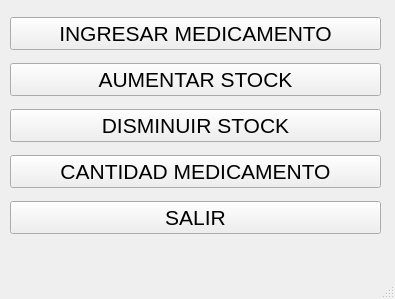
<?xml version="1.0" encoding="UTF-8"?>
<ui version="4.0">
 <class>MainWindow</class>
 <widget class="QMainWindow" name="MainWindow">
  <property name="geometry">
   <rect>
    <x>0</x>
    <y>0</y>
    <width>395</width>
    <height>299</height>
   </rect>
  </property>
  <property name="windowTitle">
   <string>MainWindow</string>
  </property>
  <widget class="QWidget" name="centralwidget">
   <widget class="QWidget" name="verticalLayoutWidget">
    <property name="geometry">
     <rect>
      <x>10</x>
      <y>10</y>
      <width>371</width>
      <height>231</height>
     </rect>
    </property>
    <layout class="QVBoxLayout" name="verticalLayout">
     <item>
      <widget class="QPushButton" name="boton_ingresar">
       <property name="font">
        <font>
         <pointsize>16</pointsize>
        </font>
       </property>
       <property name="text">
        <string>INGRESAR MEDICAMENTO</string>
       </property>
      </widget>
     </item>
     <item>
      <widget class="QPushButton" name="boton_aumentar">
       <property name="font">
        <font>
         <pointsize>16</pointsize>
        </font>
       </property>
       <property name="text">
        <string>AUMENTAR STOCK</string>
       </property>
      </widget>
     </item>
     <item>
      <widget class="QPushButton" name="boton_disminuir">
       <property name="font">
        <font>
         <pointsize>16</pointsize>
        </font>
       </property>
       <property name="text">
        <string>DISMINUIR STOCK</string>
       </property>
      </widget>
     </item>
     <item>
      <widget class="QPushButton" name="boton_cantidad">
       <property name="font">
        <font>
         <pointsize>16</pointsize>
        </font>
       </property>
       <property name="text">
        <string>CANTIDAD MEDICAMENTO</string>
       </property>
      </widget>
     </item>
     <item>
      <widget class="QPushButton" name="boton_salir">
       <property name="font">
        <font>
         <pointsize>16</pointsize>
        </font>
       </property>
       <property name="text">
        <string>SALIR</string>
       </property>
      </widget>
     </item>
    </layout>
   </widget>
  </widget>
  <widget class="QMenuBar" name="menubar">
   <property name="geometry">
    <rect>
     <x>0</x>
     <y>0</y>
     <width>395</width>
     <height>21</height>
    </rect>
   </property>
  </widget>
  <widget class="QStatusBar" name="statusbar"/>
 </widget>
 <resources/>
 <connections/>
</ui>
